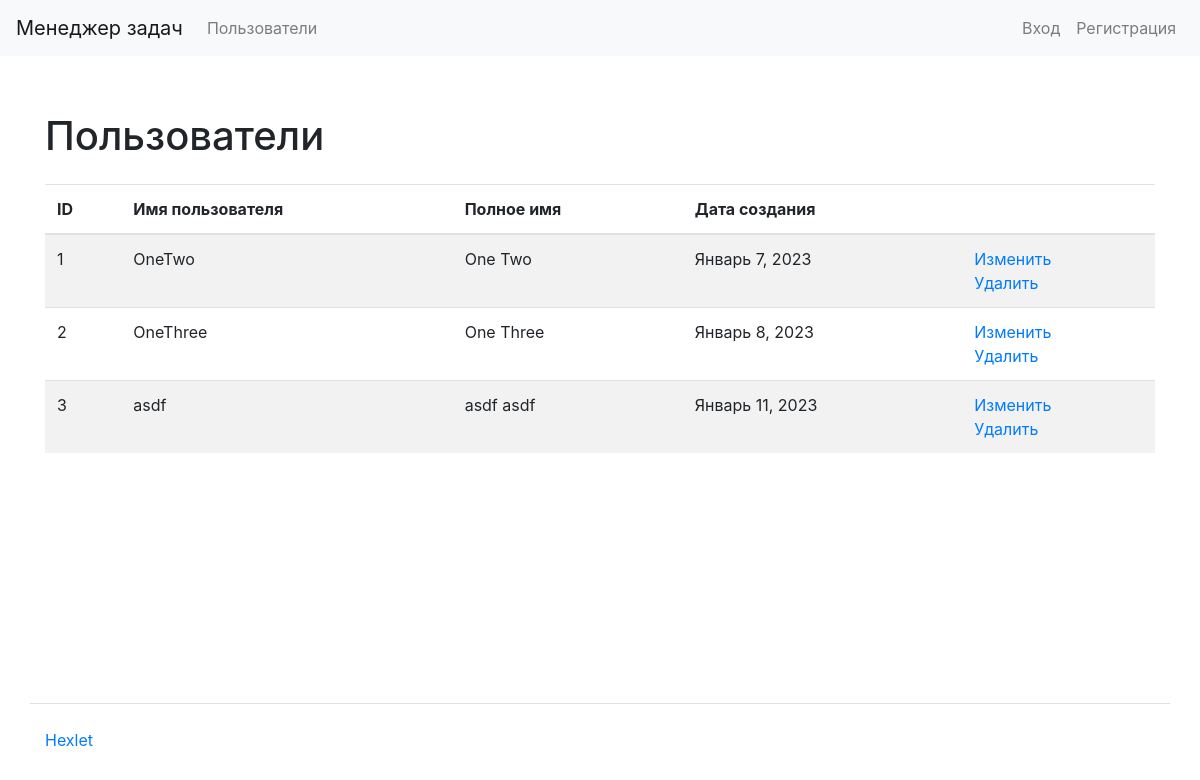
The app's page /users/, older data.
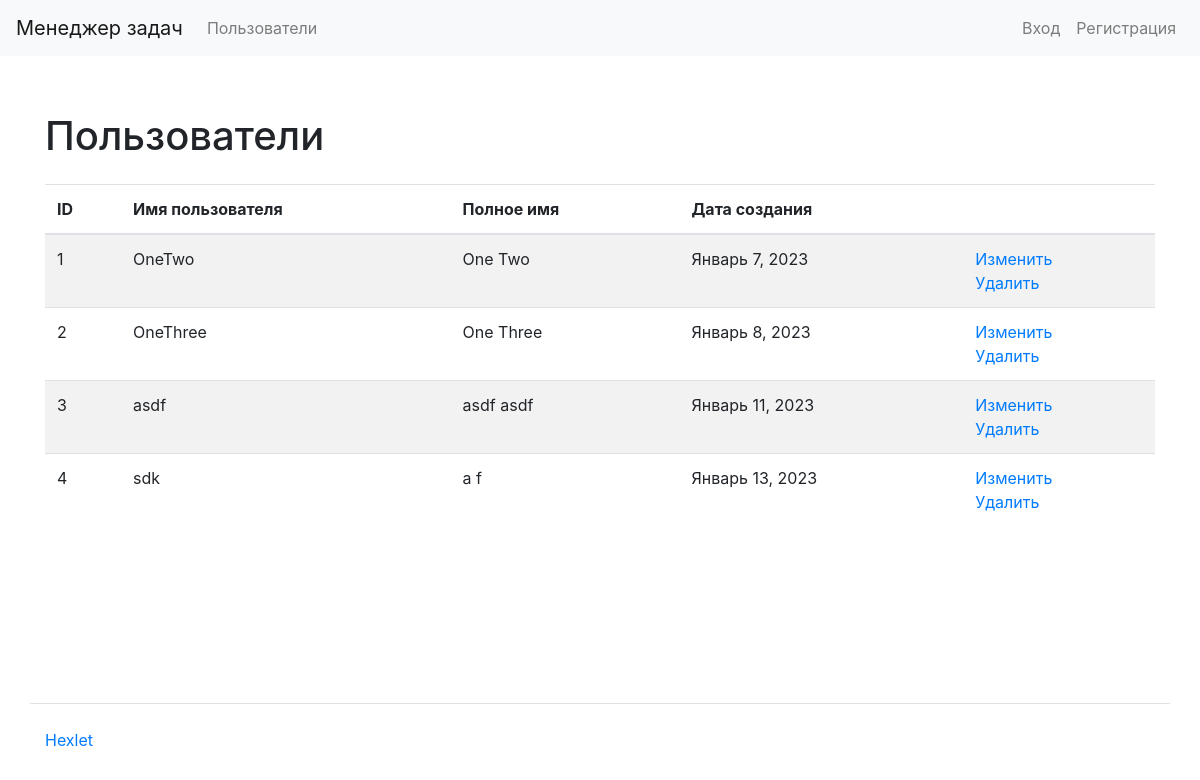
The same page, newer data.
### task_manager/users/models.py (models this page shows)
class CustomUser(AbstractUser):
    def __str__(self):
        return self.get_full_name()

### task_manager/users/views.py (the view)
# urls.py: path('', views.UsersListView.as_view(), name='users_index'),
class UsersListView(ListView):
    model = get_user_model()
    template_name = 'users/index.html'

### task_manager/templates/users/index.html (shortened to what this page needs)
{% extends "index.html" %}
{% load bootstrap4 %}
{% load i18n %}
{% block content %}
<div class="container wrapper flex-grow-1">
    <h1 class="my-4">
        {% trans "Users" %}
    </h1>
    <table class="table table-striped">
        <thead>
            <tr>
                <th>ID</th>
                <th>{% trans "Username" %}</th>
                <th>{% trans "Full name" %}</th>
                <th>{% trans "Creation date" %}</th>
                <th></th>
            </tr>
        </thead>
        <tbody>
            {% for user in object_list %}
            <tr>
                <td>{{ user.id }}</td>
                <td>{{ user.username }}</td>
                <td>{{ user.get_full_name }}</td>
                <td>{{ user.date_joined|date:"F j, Y" }}</td>
                <td>
                    <a href="{% url 'users_update' pk=user.id %}">
                        {% trans "Update" %}
                    </a>
                    <br/>
                    <a href="{% url 'users_update' pk=user.id %}">
                        {% trans "Delete" %}
                    </a>
                </td>
            </tr>
            {% endfor %}
        </tbody>
    </table>
</div>
{% endblock %}

Row changes from the older to the newer data that the page shows:
added CustomUser: id "4", username "sdk", get_full_name "a f", date_joined "Январь 13, 2023"
